Frame 1 (no input): blank canvas, image omitted
Frame 60 (the mouse pressed at the canvas centre just before this capture): blank canvas, image omitted
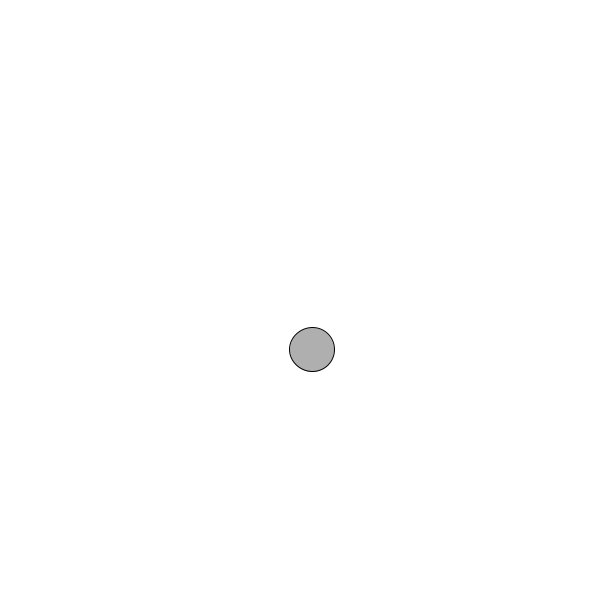
Frame 120 (the mouse held since frame 60 and released just before this capture)

The Processing sketch whose frames 1 and 60 were blank and that drew this single picture after the mouse press (run headless with seeded random() and noise(); from frame 60 on, the mouse is pressed at the canvas centre):

// Processing sketch: question3
// ── question3.pde
ArrayList <Object> myObject;  

void setup() {
  size(600, 600); 

  //myObject = new Object(width/2, height/2); 
  myObject = new ArrayList<Object>();
}

void draw() {
  background(255); 



  for (int i=0; i<myObject.size(); i++) {
    Object o = myObject.get(i);

    PVector gravity = new PVector(0, .981*o.mass); 
    PVector wind = new PVector(0.1, 0); 

    o.move(); 
    o.checkBoundaries(); 
    o.display();
    o.addForce(gravity);
    o.addForce(wind);
  }
}

void mousePressed() {
  myObject.add(new Object(mouseX, mouseY));
}

// ── Object.pde
class Object{
  PVector pos, vel, accel; 
  float mass; 
  
  Object(float x, float y){
    pos = new PVector(x, y); 
    vel = new PVector(0, 0); 
    accel = new PVector(0, 0); 
    
    mass = random(5, 20); 
  }
  
  void move(){
    vel.add(accel); 
    pos.add(vel); 
    
    accel.mult(0); 
  }
  
  void display() {
    stroke(0);
    fill(175);
    ellipse(pos.x,pos.y,mass*3,mass*3);
  }
  
  void checkBoundaries() {
    if (pos.x > width) {
      pos.x = width;
      vel.x *= -1;
    } else if (pos.x < 0) {
      vel.x *= -1;
      pos.x = 0;
    }

    if (pos.y > height) {
      vel.y *= -1;
      pos.y = height;
    }
  }
  
  void addForce(PVector force){
    force.div(mass); 
    accel.add(force);
  }
}
